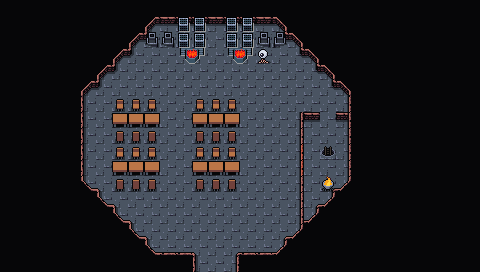

A 2D game scene composited from a Tiled map and its tileset images. What follows is a short description and the map's XML, with each tile layer's data collapsed to a summary:
An orthogonal 30x17 tile map with 16x16 px tiles, 4 tile layers (Collision, Background, Ground, Clutter), 2 tilesets and 25 objects.

<map version="1.10" tiledversion="1.10.1" orientation="orthogonal" renderorder="right-down" width="30" height="17" tilewidth="16" tileheight="16" infinite="0" nextlayerid="7" nextobjectid="107">
 <editorsettings>
  <export target="wastetown..tmx" format="tmx" />
 </editorsettings>
 <tileset firstgid="1" source="../../tileset/main.tsx" />
 <tileset firstgid="10113" source="../../tileset/buildings.tsx" />
 <layer id="6" name="Collision" width="30" height="17">
  <data>[510 cells, 62 non-empty, 9 distinct tile ids]</data>
 </layer>
 <layer id="1" name="Background" width="30" height="17">
  <data>[510 cells, 218 non-empty, 1 distinct tile ids]</data>
 </layer>
 <layer id="2" name="Ground" width="30" height="17">
  <data>[510 cells, 353 non-empty, 14 distinct tile ids]</data>
 </layer>
 <layer id="3" name="Clutter" width="30" height="17">
  <properties>
   <property name="spriteLayer" type="bool" value="true" />
  </properties>
  <data>[510 cells, 64 non-empty, 14 distinct tile ids]</data>
 </layer>
 <objectgroup id="4" name="Objects">
  <object id="38" template="../../obj/entry_up.tx" x="192" y="280.665" width="48" height="16">
   <properties>
    <property name="teleport" value="" />
   </properties>
  </object>
  <object id="50" template="../../obj/enemy.tx" x="291.132" y="96.7759">
   <properties>
    <property name="enemy" value="Illusionist" />
    <property name="threatRange" type="int" value="30" />
    <property name="waypoints" value="92,95,97,93,97,95,92,102,101" />
   </properties>
  </object>
  <object id="65" template="../../obj/treasure.tx" x="208" y="47.5">
   <properties>
    <property name="reward" value="[{&quot;type&quot;: &quot;randomCard&quot;,&quot;colors&quot;: [&quot;Blue&quot;], &quot;count&quot;: 5 }, {&quot;type&quot;: &quot;item&quot;,&quot;count&quot;: 1,&quot;probability&quot;:0.2,&quot;itemName&quot;: &quot;Steel Sword&quot;}]" />
   </properties>
  </object>
  <object id="83" template="../../obj/booster.tx" x="227.311" y="125.723">
   <properties>
    <property name="reward">[
  {
    "editions": [ "M11" ],
    "type": "card",
    "count": 10,
    "rarity": [ "Common" ]
    "colors": [ "Blue" ]
  },
  {
    "editions": [ "M10" ],
    "type": "card",
    "count": 3,
    "rarity": [ "Uncommon" ]
    "colors": [ "Blue" ]
  },
  {
    "editions": [ "M10" ],
    "type": "card",
    "count": 1,
    "rarity": [ "Rare", "Mythic Rare" ]
    "colors": [ "Blue" ]
  }
]
</property>
   </properties>
  </object>
  <object id="84" template="../../obj/enemy.tx" x="179.092" y="220.668">
   <properties>
    <property name="enemy" value="Illusionist" />
    <property name="threatRange" type="int" value="30" />
    <property name="waypoints" value="93,94" />
   </properties>
  </object>
  <object id="85" template="../../obj/enemy.tx" x="266.286" y="196.992">
   <properties>
    <property name="enemy" value="Illusionist" />
    <property name="threatRange" type="int" value="30" />
    <property name="waypoints" value="97,95,92,95" />
   </properties>
  </object>
  <object id="86" template="../../obj/enemy.tx" x="168.12" y="149.642">
   <properties>
    <property name="enemy" value="Illusionist" />
    <property name="threatRange" type="int" value="30" />
    <property name="waypoints" value="96,98,102,92,102,98" />
   </properties>
  </object>
  <object id="87" template="../../obj/enemy.tx" x="168.12" y="93.6301">
   <properties>
    <property name="enemy" value="Illusionist" />
    <property name="threatRange" type="int" value="30" />
    <property name="waypoints" value="101,102,92,95,92,102" />
   </properties>
  </object>
  <object id="88" template="../../obj/enemy.tx" x="209.119" y="63.0256">
   <properties>
    <property name="enemy" value="Djinn" />
    <property name="threatRange" type="int" value="30" />
   </properties>
  </object>
  <object id="89" template="../../obj/booster.tx" x="108.019" y="174.228">
   <properties>
    <property name="reward">[
  {
    "editions": [ "M10" ],
    "type": "card",
    "count": 10,
    "rarity": [ "Common" ]
    "colors": [ "Blue" ]
  },
  {
    "editions": [ "M10" ],
    "type": "card",
    "count": 3,
    "rarity": [ "Uncommon" ]
    "colors": [ "Blue" ]
  },
  {
    "editions": [ "M10" ],
    "type": "card",
    "count": 1,
    "rarity": [ "Rare", "Mythic Rare" ]
    "colors": [ "Blue" ]
  }
]
</property>
   </properties>
  </object>
  <object id="91" template="../../obj/enemy.tx" x="87.8556" y="145.6">
   <properties>
    <property name="enemy" value="Illusionist" />
    <property name="reward">[
  {
    "type": "item",
    "probability": 1,
    "count": 1,
    "itemName": "Illusionist's Key"
  }
]
</property>
    <property name="threatRange" type="int" value="30" />
    <property name="waypoints" value="99,100,101,100" />
   </properties>
  </object>
  <object id="92" template="../../obj/waypoint.tx" x="266.286" y="89.0105" />
  <object id="93" template="../../obj/waypoint.tx" x="250.117" y="227.597" />
  <object id="94" template="../../obj/waypoint.tx" x="129.432" y="217.78" />
  <object id="95" template="../../obj/waypoint.tx" x="262.244" y="128.277" />
  <object id="96" template="../../obj/waypoint.tx" x="169.853" y="194.683" />
  <object id="97" template="../../obj/waypoint.tx" x="266.863" y="169.853" />
  <object id="98" template="../../obj/waypoint.tx" x="161.923" y="98.817" />
  <object id="99" template="../../obj/waypoint.tx" x="87.8556" y="173.895" />
  <object id="100" template="../../obj/waypoint.tx" x="96.0997" y="112.019" width="10.6667" height="11.6667" />
  <object id="101" template="../../obj/waypoint.tx" x="130.108" y="77.4516" />
  <object id="102" template="../../obj/waypoint.tx" x="197.57" y="89.588" />
  <object id="104" template="../../obj/entry_up.tx" x="320.565" y="158.304">
   <properties>
    <property name="teleport" value="../common/maps/map/magetower/magetower_8_illusion_basement.tmx" />
   </properties>
  </object>
  <object id="105" template="../../obj/manashards.tx" x="158.667" y="68.6667" />
  <object id="106" template="../../obj/gate.tx" x="320.167" y="133" width="14.9999" height="22">
   <properties>
    <property name="dialog">[{
    "text":"This door is locked. Judging by the scrapes and scratches on the floor, however, it seems to be opened frequently, so the key can probably be found nearby.",
    "loctext": "adv.magetower_magetower_8_illusion.105.d.n0.text",
    "options":[
    { "name":"(Leave)", "locname": "adv.magetower_magetower_8_illusion.105.d.n1.name" },
    {      
        "name":"Unlock the gate with the Illusionist's key",
        "locname": "adv.magetower_magetower_8_illusion.105.d.n3.name",     
        "condition":[{"item":"Illusionist's Key"}],    
        "text":"The door swings open and you can continue to explore the tower.",
        "loctext": "adv.magetower_magetower_8_illusion.105.d.n2.text",
        "options":[{"name":"Continue", "locname": "adv.shared.continue", "action":[ {"deleteMapObject":-1},{"removeItem":"Illusionist's Key"}]} ]
    }
    ]
}]</property>
   </properties>
  </object>
 </objectgroup>
</map>
